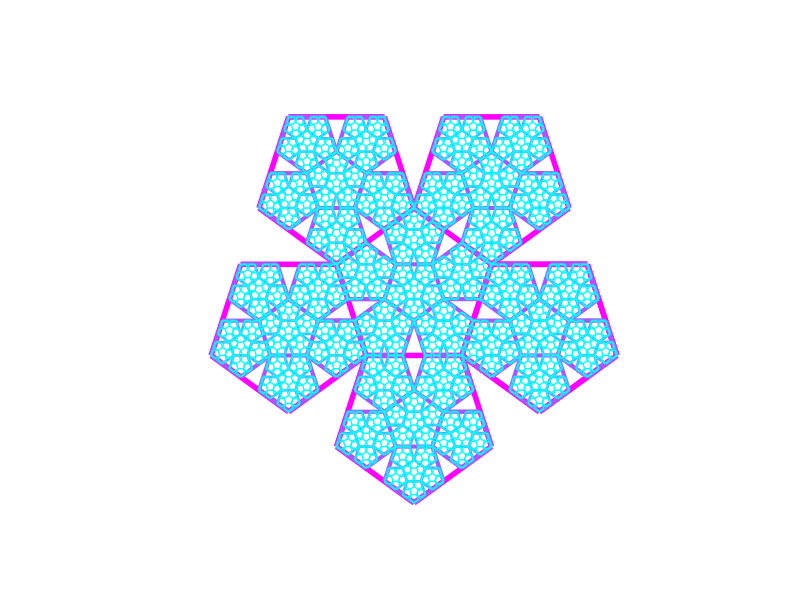

MATLAB code to generate this figure:
function recursion6
global COLORMAP
golden = 1.618033988749894848204586; %golden ratio
n=4; %depth of recursion
COLORMAP=cool(4);
h=1;
pentaflake(n,0,0,36/180*pi,h);
axis([-3 3 -3 3])
axis equal off
end

function pentaflake(n,x,y,theta,len)
global COLORMAP
if n>0
    golden = 1.618033988749894848204586;
    d=len/golden;
    h=len;
    t=linspace(0+theta,2*pi+theta,5+1);
    [offx,offy]=pol2cart(t+18/180*pi,d*(1+golden)); %generate points around middle pentagon
    
    for k=1:5
        patch(h*sin(t)+offx(k)+x,h*cos(t)+offy(k)+y,0*cos(t)+4-n,'r',...
            'facecolor','none','edgecolor',COLORMAP(n,:),'linewidth',n);
        pentaflake(n-1,x+offx(k),y+offy(k),theta,len/(golden+1));
    end
    
    patch(h*sin(t)+offx(k)+x,h*cos(t)+offy(k)+y,0*cos(t)+4-n,'r',...
        'facecolor','none','edgecolor',COLORMAP(n,:),'linewidth',n);
    pentaflake(n-1,x,y,pi+theta,len/(golden+1));
end
end
